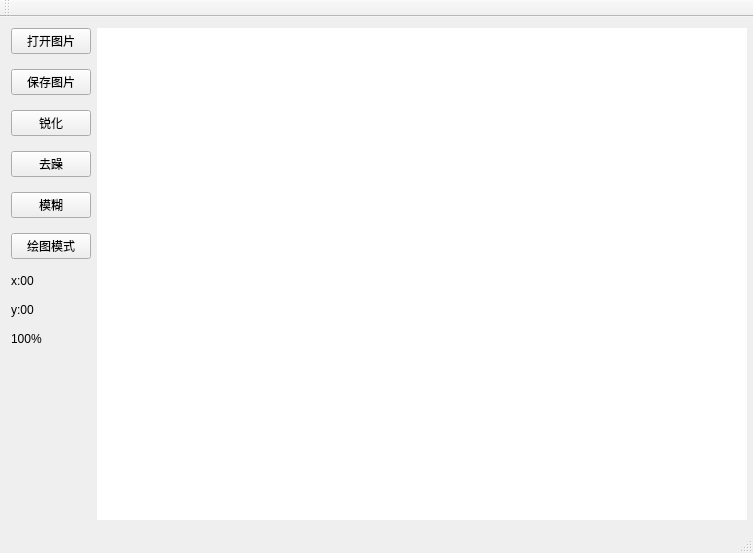
<?xml version="1.0" encoding="UTF-8"?>
<ui version="4.0">
 <class>viewTestClass</class>
 <widget class="QMainWindow" name="viewTestClass">
  <property name="geometry">
   <rect>
    <x>0</x>
    <y>0</y>
    <width>753</width>
    <height>553</height>
   </rect>
  </property>
  <property name="sizePolicy">
   <sizepolicy hsizetype="Expanding" vsizetype="Expanding">
    <horstretch>0</horstretch>
    <verstretch>0</verstretch>
   </sizepolicy>
  </property>
  <property name="minimumSize">
   <size>
    <width>753</width>
    <height>553</height>
   </size>
  </property>
  <property name="maximumSize">
   <size>
    <width>16777215</width>
    <height>16777215</height>
   </size>
  </property>
  <property name="windowTitle">
   <string>viewTest</string>
  </property>
  <widget class="QWidget" name="centralWidget">
   <layout class="QGridLayout" name="gridLayout_2">
    <item row="0" column="0">
     <layout class="QGridLayout" name="gridLayout" columnminimumwidth="1,10">
      <item row="0" column="0">
       <layout class="QVBoxLayout" name="verticalLayout">
        <property name="spacing">
         <number>15</number>
        </property>
        <item>
         <widget class="QPushButton" name="openPic">
          <property name="sizePolicy">
           <sizepolicy hsizetype="Fixed" vsizetype="Fixed">
            <horstretch>0</horstretch>
            <verstretch>0</verstretch>
           </sizepolicy>
          </property>
          <property name="text">
           <string>打开图片</string>
          </property>
         </widget>
        </item>
        <item>
         <widget class="QPushButton" name="savePic">
          <property name="sizePolicy">
           <sizepolicy hsizetype="Fixed" vsizetype="Fixed">
            <horstretch>0</horstretch>
            <verstretch>0</verstretch>
           </sizepolicy>
          </property>
          <property name="text">
           <string>保存图片</string>
          </property>
         </widget>
        </item>
        <item>
         <widget class="QPushButton" name="emphasicPic">
          <property name="sizePolicy">
           <sizepolicy hsizetype="Fixed" vsizetype="Fixed">
            <horstretch>0</horstretch>
            <verstretch>0</verstretch>
           </sizepolicy>
          </property>
          <property name="text">
           <string>锐化</string>
          </property>
         </widget>
        </item>
        <item>
         <widget class="QPushButton" name="lowPic">
          <property name="sizePolicy">
           <sizepolicy hsizetype="Fixed" vsizetype="Fixed">
            <horstretch>0</horstretch>
            <verstretch>0</verstretch>
           </sizepolicy>
          </property>
          <property name="text">
           <string>去躁</string>
          </property>
         </widget>
        </item>
        <item>
         <widget class="QPushButton" name="blurPic">
          <property name="sizePolicy">
           <sizepolicy hsizetype="Fixed" vsizetype="Fixed">
            <horstretch>0</horstretch>
            <verstretch>0</verstretch>
           </sizepolicy>
          </property>
          <property name="text">
           <string>模糊</string>
          </property>
         </widget>
        </item>
        <item>
         <widget class="QPushButton" name="drawbutton">
          <property name="sizePolicy">
           <sizepolicy hsizetype="Fixed" vsizetype="Fixed">
            <horstretch>0</horstretch>
            <verstretch>0</verstretch>
           </sizepolicy>
          </property>
          <property name="text">
           <string>绘图模式</string>
          </property>
         </widget>
        </item>
        <item>
         <widget class="QLabel" name="label_x">
          <property name="sizePolicy">
           <sizepolicy hsizetype="Preferred" vsizetype="Preferred">
            <horstretch>0</horstretch>
            <verstretch>0</verstretch>
           </sizepolicy>
          </property>
          <property name="text">
           <string>x:00</string>
          </property>
          <property name="textFormat">
           <enum>Qt::RichText</enum>
          </property>
         </widget>
        </item>
        <item>
         <widget class="QLabel" name="label_y">
          <property name="text">
           <string>y:00</string>
          </property>
         </widget>
        </item>
        <item>
         <widget class="QLabel" name="label_scan">
          <property name="text">
           <string>100%</string>
          </property>
         </widget>
        </item>
        <item>
         <spacer name="verticalSpacer">
          <property name="orientation">
           <enum>Qt::Vertical</enum>
          </property>
          <property name="sizeHint" stdset="0">
           <size>
            <width>20</width>
            <height>40</height>
           </size>
          </property>
         </spacer>
        </item>
       </layout>
      </item>
      <item row="0" column="1">
       <widget class="QLabel" name="disply_lab">
        <property name="sizePolicy">
         <sizepolicy hsizetype="Expanding" vsizetype="Expanding">
          <horstretch>0</horstretch>
          <verstretch>0</verstretch>
         </sizepolicy>
        </property>
        <property name="minimumSize">
         <size>
          <width>650</width>
          <height>476</height>
         </size>
        </property>
        <property name="maximumSize">
         <size>
          <width>16777215</width>
          <height>16777215</height>
         </size>
        </property>
        <property name="styleSheet">
         <string notr="true">background-color: rgb(255, 255, 255);</string>
        </property>
        <property name="text">
         <string/>
        </property>
       </widget>
      </item>
     </layout>
    </item>
   </layout>
  </widget>
  <widget class="QMenuBar" name="menuBar">
   <property name="geometry">
    <rect>
     <x>0</x>
     <y>0</y>
     <width>753</width>
     <height>23</height>
    </rect>
   </property>
  </widget>
  <widget class="QToolBar" name="mainToolBar">
   <attribute name="toolBarArea">
    <enum>TopToolBarArea</enum>
   </attribute>
   <attribute name="toolBarBreak">
    <bool>false</bool>
   </attribute>
  </widget>
  <widget class="QStatusBar" name="statusBar"/>
 </widget>
 <layoutdefault spacing="6" margin="11"/>
 <resources>
  <include location="viewTest.qrc"/>
 </resources>
 <connections/>
</ui>
